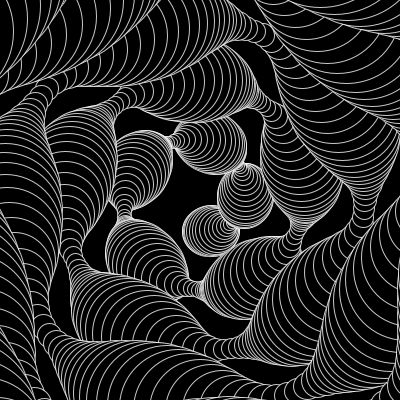
Frame 1 (no input)
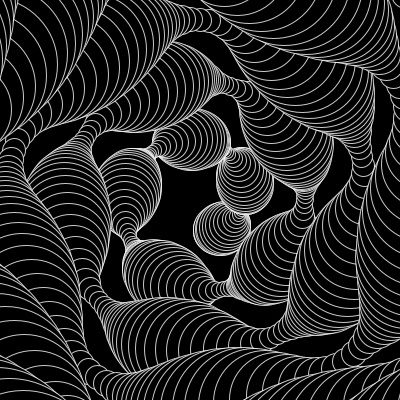
Frame 60 (the mouse pressed at the canvas centre just before this capture)
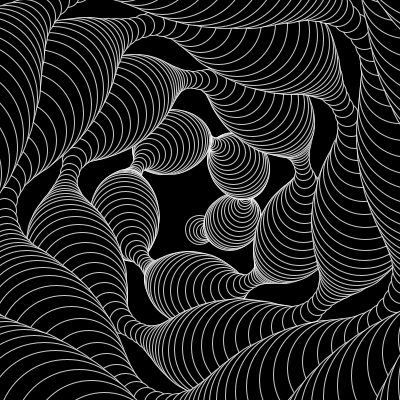
Frame 120 (the mouse held since frame 60 and released just before this capture)

The Processing sketch that drew these frames (run headless with seeded random() and noise(); from frame 60 on, the mouse is pressed at the canvas centre):

// Processing sketch: processing_153493
// ── processing_153493.pde

float x, y, theta, sz;
int num=1000;

void setup() {
  size(400, 400);
  stroke(255, 150);
  fill(0);
}

void draw() {
  background(0);
  float x=width/2, y=height/2;
  float angle=0;
  float radius=30; 
  int c=0;
  for (int i=0; i<num; i++) {
    x = width/2 + sin(angle)*radius;
    y = height/2 + cos(angle)*radius;
    float sz = map(sin(theta+TWO_PI/num*i*40), -1, 1, 20, 100);
    float scal = .5+1.0/num*2*i;
    stroke(255, 200);
    ellipse(x, y, sz*scal, sz*scal);
    angle += radians(3);
    radius += .5;
    c++;
  }
  theta -= 0.0523/2;
}
